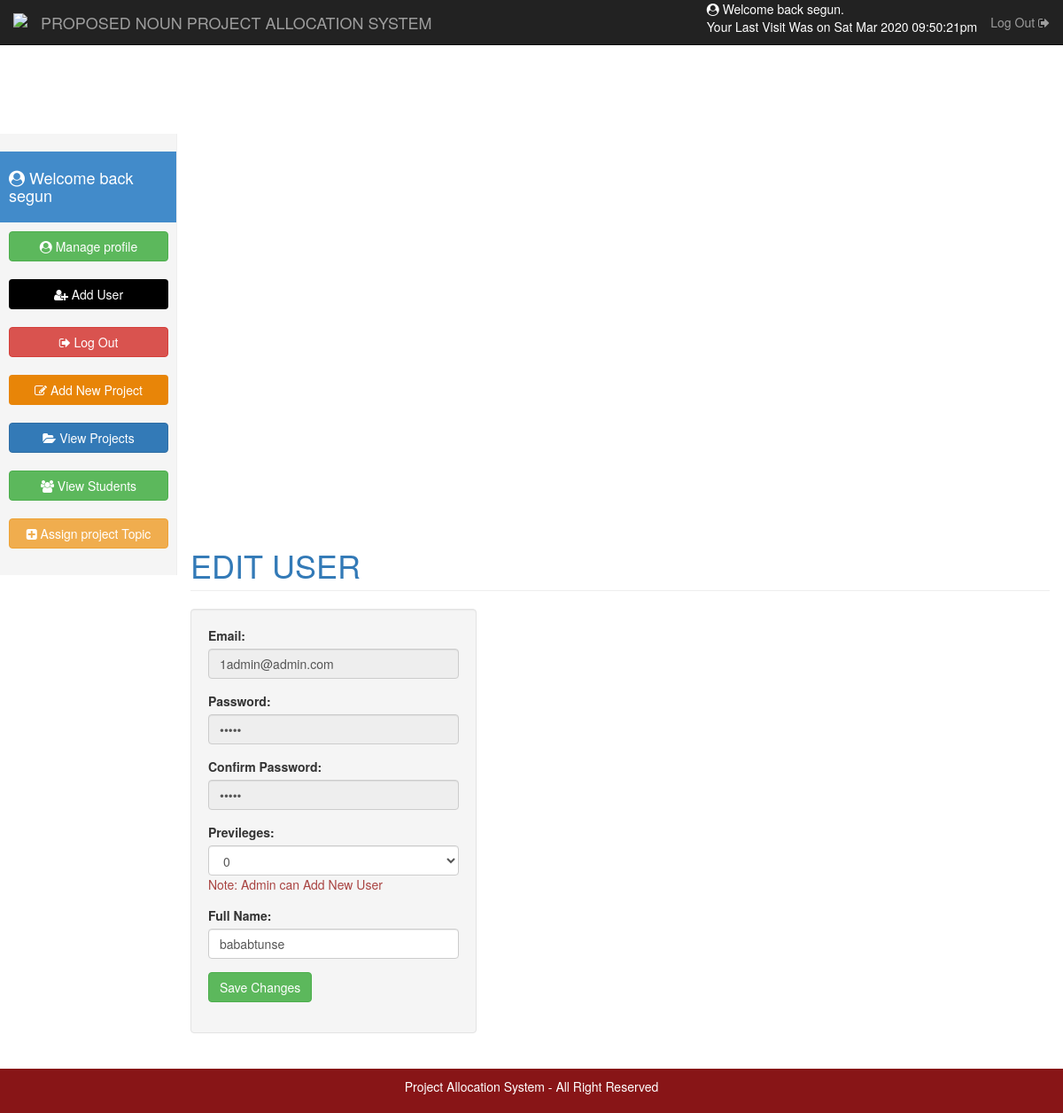
Screenshot of /?View=edit_user&id=5 (signed in) with the database file from the repository.
### tables this page shows
CREATE TABLE `users` (
  `ID` int(10) NOT NULL,
  `Email` varchar(100) NOT NULL,
  `Password` varchar(100) NOT NULL,
  `Date` varchar(100) NOT NULL,
  `Name` varchar(100) NOT NULL,
  `Last_Login` varchar(100) NOT NULL,
  `Role` int(10) NOT NULL
);

### Model/Context.php (called while the page is built, shortened)
<?php
class Db_Context{
private $Host = "localhost";
    private $Db_Name = "sile";
	private $Db_User_Name = "root";
	private $Db_Password = "" ;
	private $Db_Connection;
function __construct() {
	$this->Db_Connection = $this->Connect();
	}
private function Connect(){
	$Connection = mysqli_connect($this->Host, $this->Db_User_Name, $this->Db_Password,$this->Db_Name);
	return($Connection);
	}
protected function Escape_sql_injection($value){
		$Clean_value = mysqli_real_escape_string($this->Db_Connection,$value);
		return($Clean_value);
	}
protected function Select($sql){
	$result = mysqli_query($this->Db_Connection,$sql);
	$rows_count = mysqli_num_rows($result);
	if($rows_count > 0){
	while($rows = mysqli_fetch_assoc($result)){ $Array_row[] = $rows; }
			return($Array_row);
	} else
	{ return false ;}
	}
}
?>

### Controller/Controller.php (called while the page is built, shortened)
<?php
include("Model/Context.php");
class Controller extends Db_Context{
	public function Get_User_By_Id($id){
		$secure_Id = $this->Escape_sql_injection($id);
		$Get_Sql= "SELECT * FROM users WHERE ID = '$secure_Id'";
		$Get_Result = $this->Select($Get_Sql);
		if($Get_Result != false){return($Get_Result);}
	}
}
?>

### Views/edit_user.php (the view, shortened to what this page needs)
<?php
$Obj_Controller = new Controller();
$Obj_Controller->Add_User();
include("navbar.php");
?>
    <div class="container-fluid">
      <div class="row">
        <div class="col-sm-3 col-md-2 sidebar">
          <?php include("sidebar.php"); ?>
        </div>
        <div class="col-sm-9 col-sm-offset-3 col-md-10 col-md-offset-2 main">
          <h1 class="page-header text-primary">	EDIT USER </h1>
        <form action="" method="post" class="col-md-4 well">
        	 <?php
			$Result = $Obj_Controller->Get_User_By_Id($_GET["id"]);
			foreach( $Result as $key=>$value){
				?>
        	<div class="form-group">
        		<label> Email: </label>
<input type="email" name="Email" class="form-control" value="<?php echo   $Result[$key]["Email"];?>" disabled>
        	</div>
        	<div class="form-group">
        		<label> Password: </label>
        		<input type="password" name="Password" class="form-control" value="<?php echo   $Result[$key]["Password"];?>" disabled>
        	</div>
        	<div class="form-group">
        		<label> Confirm Password: </label>
        		<input type="password" name="Confirm_Password" class="form-control" value="<?php echo   $Result[$key]["Password"];?>" disabled>
        	</div>
        	<div class="form-group">
        		<label> Previleges: </label>
        		<select name="Role" class="form-control">
        		<option value="<?php echo   $Result[$key]["Role"];?>"> <?php echo   $Result[$key]["Role"];?></option>
        		</select>
        		<span class="text-danger"> Note: Admin can Add New User </span>
        	</div>
        	<div class="form-group">
        		<label> Full Name: </label>
        		<input type="text" name="Name" class="form-control" value="<?php echo   $Result[$key]["Name"];?>">
        	</div>
        	<div class="form-group">
        		<input type="submit" class="btn btn-success" name="Submit_User" value="Save Changes">
        	</div>
        </form>
         <?php }?>
      </div>
    </div>
<div class="row">
<?php include("footer.php");
	?>

### Css/style.css (style rules this page uses)
@media (min-width: 768px) { .sidebar { position: fixed; top: 51px; bottom: 0; left: 0; z-index: 1000; display: block; padding: 20px; overflow-x: hidden; overflow-y: auto; background-color: #f5f5f5; border-right: 1px solid #eee; } }
.main { padding: 20px; }
@media (min-width: 768px) { .main { padding-right: 40px; padding-left: 40px; } }
.main .page-header { margin-top: 0; }

### rows the page displays
users: Email "1admin@admin.com", Role "0", Name "bababtunse"

### other values shown
$_SESSION["Name"] "segun"
$_SESSION["Last_Login"] "Sat Mar 2020 09:50:21pm"
